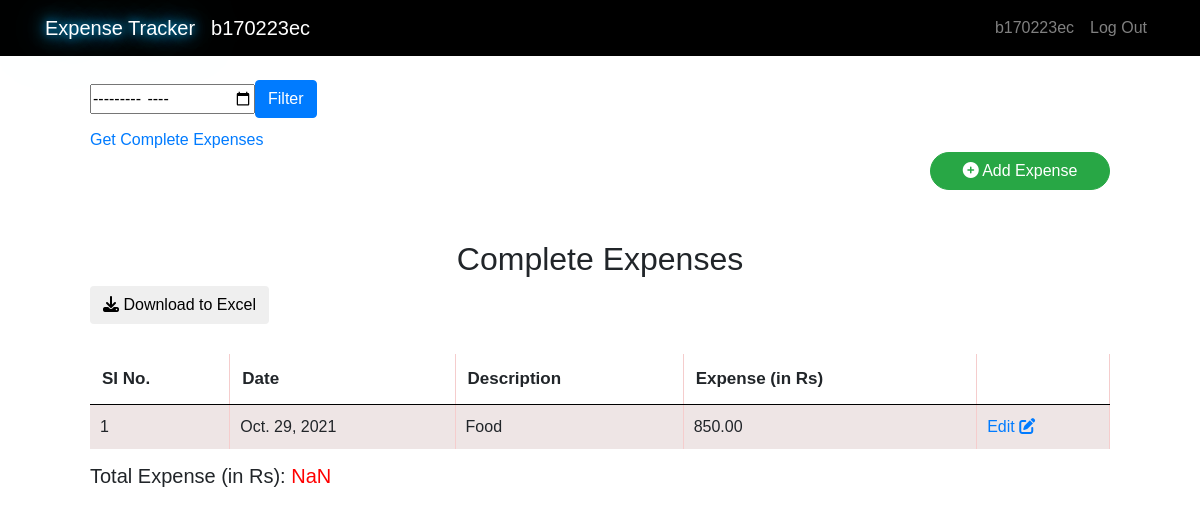
The app's page /?month=aggregate (signed in) with its own data.
### base/models.py (models this page shows, shortened)
class Expense(models.Model):
    user = models.ForeignKey(User, on_delete=models.CASCADE, related_name='expenses')
    expense = models.DecimalField(max_digits=20, decimal_places=2)
    description = models.TextField()
    Date = models.DateField(default=datetime.date.today())

### base/views.py (the view)
# urls.py: path('', views.index, name='index'),
@login_required
def index(request):
    if request.GET.get('month', None):
        month = request.GET['month']
        if month == 'aggregate':
            expenses = request.user.expenses.all().order_by('-Date')
            return render(request, 'index.html',{'expenses': expenses})
        year, month = month.split('-')
        print(month, year)
    else:
        day = datetime.date.today()
        month, year = day.month, day.year
    expenses = request.user.expenses.filter(Date__month = month, Date__year = year).order_by('-Date')
    return render(request, 'index.html',{'expenses': expenses, 'month':month, 'year':year})

### templates/index.html (shortened to what this page needs)
{% extends 'base.html' %}
{% block content %}
<div class="wrapper">
    <div class="container4">
    <div class="wrap2">
        <div class="filter-month">
            <form action="" method="get">
            <input type="month" value="{{year}}-{{month}}" name="month">
            <input type="submit" value="Filter" class="btn btn-primary" name="" id="">
        </form>
        </div>
    </div>
    <div class="filter-month" style="margin-bottom: 20px;">
    <a href="/?month=aggregate" >Get Complete Expenses  </a>
    <a href="{% url 'addexpense' %}" style="margin-left: auto;" class="btn btn-success custombtn">
        <i class="fas fa-plus-circle"></i> Add Expense
       </a>
    </div>
    <div style="margin-top: 50px;">
    {% if expenses %}
    {% if month %}
    <h2>Expenses in the month <span id="month">{{month}}</span>/<span id="year">{{year}}</span></h2>
    {% else %}
    <h2>Complete Expenses </h2>
    {% endif %}
    <button id="csvLink" class="btn btn-default download"> <i class="fas fa-download"></i>  Download to Excel </button>
    <div class="table-wrapper">
        <table>
            <tr>
                <th>SI No.</th>
                <th>Date</th>
                <th>Description</th>
                <th>Expense (in Rs)</th>
                <th></th>
            </tr>
    {% for item in expenses %}
    <tr class="entries" >
        <td class="si_no" ></td>
        <td>{{item.Date}}</td>
        <td class="cout" >{{item.description}}</td>
        <td class="total">{{item.expense}}</td>
        <td> <a title="Edit record" href="{% url 'editExp' pk=item.pk %}" class="edit" >Edit <i class="fas fa-edit"></i>  </a> </td>
    </tr>
    {% endfor %}
    </table>
    <h5 style="margin-top: 15px;">Total Expense (in Rs): <span id="total"></span> </h5>
</div>
    {% else %}
    <h2>You have no expenses </h2>
    {% endif %}
</div>
    </div>
</div>
{% endblock %}

### templates/base.html (shortened to what this page needs)
<!DOCTYPE html>
{% load staticfiles %}
<html lang="en">
<head>
    <link rel="stylesheet" href="https://maxcdn.bootstrapcdn.com/bootstrap/4.0.0/css/bootstrap.min.css">
    <link rel="stylesheet" href="{% static 'index.css' %}" >
</head>
<body>
    <nav class="navbar navbar-expand-lg fixed-top navbar-dark" style="background-color: black;" >
        <div class="container">
        <a class="navbar-brand brand" href="/">Expense Tracker</a>
        <a class="navbar-brand" id="username" href="#">{{ user.username }}</a>
        <div class="collapse navbar-collapse" id="navbarTogglerDemo02">
          <ul class="navbar-nav ml-auto mt-2 mt-lg-0">
            {% if user.is_authenticated %}
            <li class="nav-item">
              <a class="nav-link" href="#">{{ user.username }}</a>
            </li>
            <li class="nav-item">
              <a class="nav-link" href="{% url 'logout' %}">Log Out</a>
            </li>
            {% endif %}
          </ul>
        </div>
    </div>
      </nav>
    {% block content %}
    {% endblock %}
</body>
</html>

### static/index.css (style rules this page uses)
.wrapper { margin-top: 80px; }
.container4 { width: 85%; margin: auto; }
.brand { color: #fff; text-shadow: 0 0 10px #00b3ff, 0 0 20px #00b3ff, 0 0 40px #00b3ff, 0 0 80px #00b3ff, 0 0 120px #00b3ff }
.navbar { background-color: black; }
* { margin: 0; padding: 0; font-family: 'Poppins',sans-serif; }
table { border-collapse: collapse; width: 100%; }
.table-wrapper { margin-top: 30px; overflow-x:auto; margin-bottom: 40px; }
th, td { text-align: left; padding: 10px; border-right: 1px solid rgb(245, 205, 205); }
th { padding: 12px; font-size: 17px; border-bottom: 1px solid black; }
tr:nth-child(even) { background-color: #eee5e5; }
#total { color: red; }
h2, h3 { text-align: center; }
.filter-month form { display: flex; align-items: center; }
.wrap2 { margin-top: 30px; margin-bottom: 10px; display: flex; align-items: center; flex-wrap: wrap; }
.custombtn { display: block; margin-left: auto; border-radius: 20px; width: 180px; }

### records on screen
Expense: Date "Oct. 29, 2021", description "Food", expense "850.00"

### other values on screen
{{ user.username }} "b170223ec"
